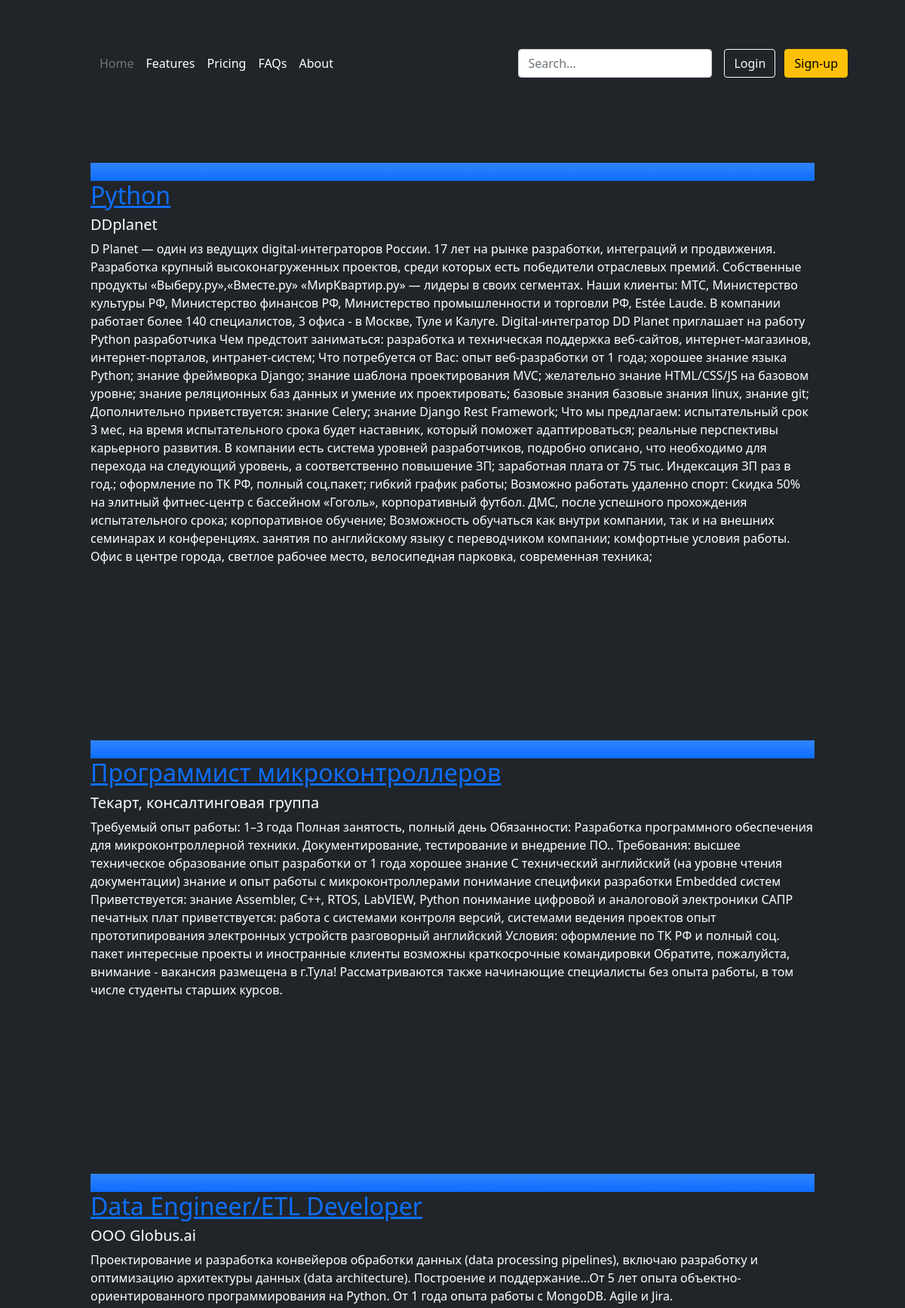
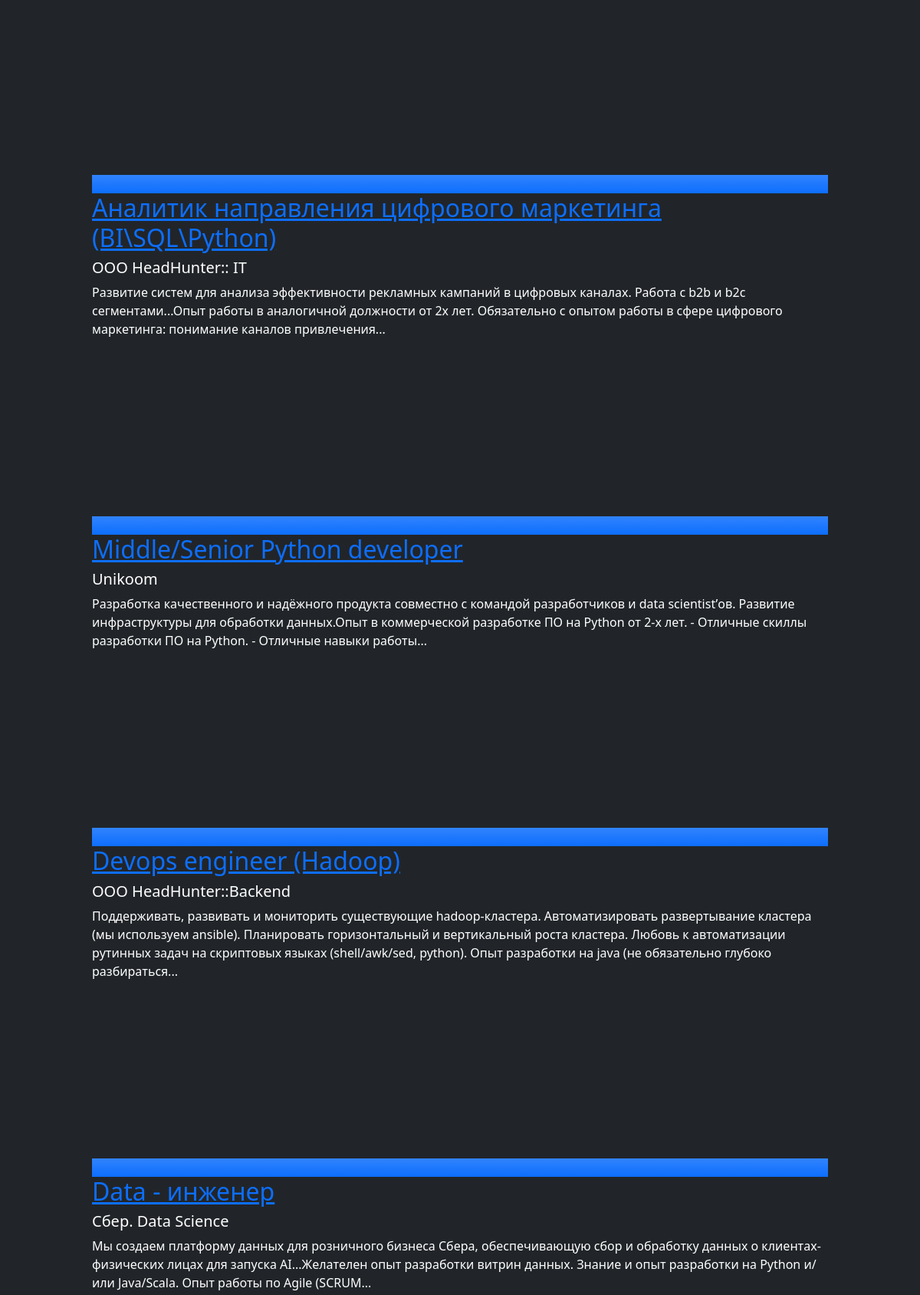
The page / (upper part) on the database its author committed (2 pictures, top to bottom).
### scrapping/models.py (models this page shows, shortened)
class Vacancy(models.Model):
    url = models.URLField(unique=True)
    title = models.CharField(max_length=250, verbose_name='Вакансия')
    company = models.CharField(max_length=250)
    description = models.TextField(verbose_name='Описание')
    city = models.ForeignKey(
        'City',
        on_delete=models.CASCADE,
        verbose_name='city'
    )
    Language = models.ForeignKey(
        'Language',
        on_delete=models.CASCADE,
        verbose_name='language'
    )
    timestamp = models.DateField(auto_now_add=True)
    class Meta:
        verbose_name = 'Name Vacancy'
        verbose_name_plural = 'Names Vacancy'

### scrapping/views.py (the view)
# urls.py: path('', views.home_page, name='home_page')
def home_page(request):
    form = FindForm()
    city = request.GET.get('city')
    language = request.GET.get('language')
    qs = []
    _filter = {}
    if city or language:
        if city:
            _filter['city__slug'] = city
        if language:
            _filter['Language__slug'] = language
    qs = Vacancy.objects.filter(**_filter)
    return render(
        request,
        'scraping/index.html',
        context={'object_list': qs, 'form': form}
    )

### scrapping/forms.py
class FindForm(forms.Form):
    city = forms.ModelChoiceField(
        queryset=City.objects.all(),
        to_field_name='slug',
        required=False,
        widget=forms.Select(attrs={'class': 'form-control'}),
        label='Город'
    )
    language = forms.ModelChoiceField(
        queryset=Language.objects.all(),
        to_field_name='slug',
        required=False,
        widget=forms.Select(attrs={'class': 'form-control'}),
        label='Специальность'
    )

### scrapping/models.py (called while the page is built)
    def __str__(self) -> str:
        return self.name

    def __str__(self) -> str:
        return self.name

### scrapping/templates/scraping/index.html (shortened to what this page needs)
{% extends "./base.html" %}
{% block content %}
{% for vac in object_list %}
<div class="p-4 p-md-5 mb-4 text-white rounded bg-dark">
<div class ='container'>
    <div class="row g-4 py-5 row-cols-1 row-cols-lg-18">
      <div class="feature col">
        <div class="feature-icon bg-primary bg-gradient">
          <svg class="bi" width="1em" height="1em"><use xlink:href="#collection"></use></svg>
        </div>
        <div class ='mx-auto'>
        <h2><a href="{{vac.url}}">{{vac.title}}</a></h2>
        <h5>{{vac.company}}</h5>
        </div>
        <p>{{ vac.description }}</p>
      </div>
    </div>
</div>
</div>
  {% empty %}
  <div class ='container'>
    <h3 class="col-md-6 mx-auto" >Don't search for you Vacancy</h3>
  </div>
{% endfor %}
{% endblock %}

### rows shown on the page
Vacancy: title "Python", company "DDplanet", description "D Planet — один из ведущих digital-интеграторов России. 17 лет на рынке разработки, интеграций и продвижения. Разработка крупный высоконагруженных проектов, среди которых есть победители отраслевых премий. Собственные продукты «Выберу.ру»,«Вместе.ру» «МирКвартир.ру» — лидеры в своих сегментах. Наши клиенты: МТС, Министерство культуры РФ, Министерство финансов РФ, Министерство промышленности и торговли РФ, Estée Laude. В компании работает более 140 специалистов, 3 офиса - в Москве, Туле и Калуге. Digital-интегратор DD Planet приглашает на работу Python разработчика Чем предстоит заниматься: разработка и техническая поддержка веб-сайтов, интернет-магазинов, интернет-порталов, интранет-систем;…"
Vacancy: title "Программист микроконтроллеров", company "Текарт, консалтинговая группа", description "Требуемый опыт работы: 1–3 года Полная занятость, полный день Обязанности: Разработка программного обеспечения для микроконтроллерной техники. Документирование, тестирование и внедрение ПО.. Требования: высшее техническое образование опыт разработки от 1 года хорошее знание С технический английский (на уровне чтения документации) знание и опыт работы с микроконтроллерами понимание специфики разработки Embedded систем Приветствуется: знание Assembler, С++, RTOS, LabVIEW, Python понимание цифровой и аналоговой электроники САПР печатных плат приветствуется: работа с системами контроля версий, системами ведения проектов опыт прототипирования электронных устройств разговорный английский Условия:…"
Vacancy: title "Data Engineer/ETL Developer", company "ООО Globus.ai", description "Проектирование и разработка конвейеров обработки данных (data processing pipelines), включаю разработку и оптимизацию архитектуры данных (data architecture). Построение и поддержание...От 5 лет опыта объектно-ориентированного программирования на Python. От 1 года опыта работы с MongoDB. Agile и Jira."
Vacancy: title "Аналитик направления цифрового маркетинга (BI\\SQL\\Python)", company "ООО HeadHunter:: IT", description "Развитие систем для анализа эффективности рекламных кампаний в цифровых каналах. Работа с b2b и b2c сегментами...Опыт работы в аналогичной должности от 2х лет. Обязательно с опытом работы в сфере цифрового маркетинга: понимание каналов привлечения..."
Vacancy: title "Middle/Senior Python developer", company "Unikoom", description "Разработка качественного и надёжного продукта совместно с командой разработчиков и data scientist’ов. Развитие инфраструктуры для обработки данных.Опыт в коммерческой разработке ПО на Python от 2-х лет. - Отличные скиллы разработки ПО на Python. - Отличные навыки работы..."
Vacancy: title "Devops engineer (Hadoop)", company "ООО HeadHunter::Backend", description "Поддерживать, развивать и мониторить существующие hadoop-кластера. Автоматизировать развертывание кластера (мы используем ansible). Планировать горизонтальный и вертикальный роста кластера. Любовь к автоматизации рутинных задач на скриптовых языках (shell/awk/sed, python). Опыт разработки на java (не обязательно глубоко разбираться..."
Vacancy: title "Data - инженер", company "Сбер. Data Science", description "Мы создаем платформу данных для розничного бизнеса Сбера, обеспечивающую сбор и обработку данных о клиентах-физических лицах для запуска AI...Желателен опыт разработки витрин данных. Знание и опыт разработки на Python и/или Java/Scala. Опыт работы по Agile (SCRUM..."
